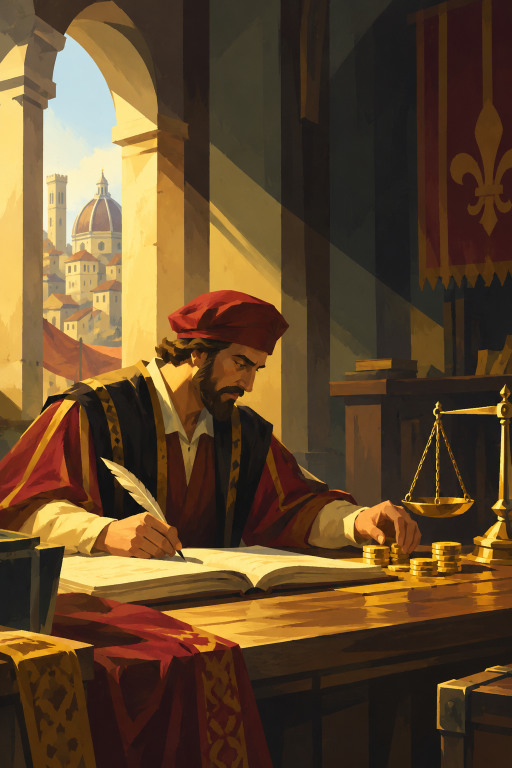
#> input picture art_sources/policy_branches/commerce/commerce_merchant_ledger_v2.png, 1024 x 1536 px, found by its file name (shown at 1/2 size)
$ python build_policy_branch.py art_sources/policy_branches/commerce/commerce_merchant_ledger_v2.png SocialPoliciesCommerce.dds
#> lines starting #> are read from the running program, lines starting #| are printed output that depends on the picture
"""Build a policy branch picture (192x292, DXT1, one mip) from a source image.
Usage: python art_sources/tools/build_policy_branch.py <source image> <game texture name>
Example: python art_sources/tools/build_policy_branch.py art_sources/policy_branches/commerce/commerce_merchant_ledger_v2.png SocialPoliciesCommerce.dds
The source is scaled to cover 192x292 and centre-cropped; the result goes to LEKMOD/Art/Lekmod (v 1)/Art/PolicyBranches/<name>.
The game finds the texture by file name, so <name> must be the base game's (see art_sources/README.md)."""
import os
import subprocess
import sys
import tempfile
from PIL import Image

ROOT = os.path.join(os.path.dirname(os.path.abspath(__file__)), '..', '..')
OUT_DIR = os.path.join(ROOT, 'LEKMOD', 'Art', 'Lekmod (v 1)', 'Art', 'PolicyBranches')
TEXCONV = os.path.join(ROOT, '..', 'texconv.exe')
W, H = 192, 292

src, name = sys.argv[1], sys.argv[2]
im = Image.open(src).convert('RGB')
#> im is the input picture: PIL image 1024x1536 RGB; mean R, G, B 98.5, 73, 43.8
s = max(W / im.width, H / im.height)
#> s = 0.19
im = im.resize((round(im.width * s), round(im.height * s)), Image.LANCZOS)
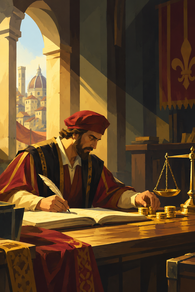
#> im: PIL image 195x292 RGB; mean R, G, B 98.5, 73, 43.8
left, top = (im.width - W) // 2, (im.height - H) // 2
#> left = 1; top = 0
tmp = tempfile.mkdtemp()
png = os.path.join(tmp, os.path.splitext(name)[0] + '.png')
im.crop((left, top, left + W, top + H)).save(png)
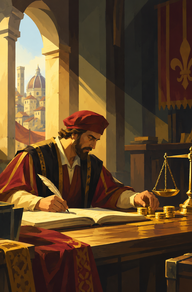
#> saved as SocialPoliciesCommerce.png: PIL image 192x292 RGB; mean R, G, B 98.6, 73.1, 43.9
subprocess.check_call([TEXCONV, '-nologo', '-y', '-f', 'BC1_UNORM', '-m', '1', '-o', OUT_DIR, png])
#> (this line was passed over: subprocess is not available in this run)
print('wrote', os.path.join(OUT_DIR, name))

$ run again, with art_sources/policy_branches/commerce/commerce_merchant_ledger_v1.png copied over art_sources/policy_branches/commerce/commerce_merchant_ledger_v2.png
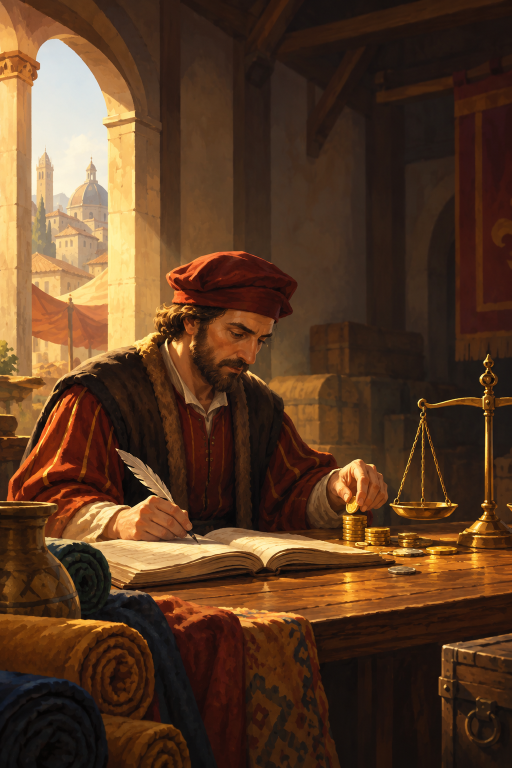
#> input picture art_sources/policy_branches/commerce/commerce_merchant_ledger_v1.png, 1024 x 1536 px, found by its file name (shown at 1/2 size)
#> im is the input picture: PIL image 1024x1536 RGB; mean R, G, B 89.4, 59.1, 36.4
#> `im = im.resize((round(im.width * s), round(im.height * s)), Image.LANC..`:
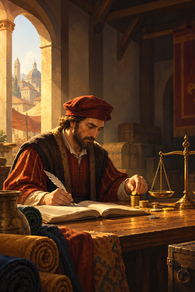
#> im: PIL image 195x292 RGB; mean R, G, B 89.4, 59.1, 36.4
#> `im.crop((left, top, left + W, top + H)).save(png)`:
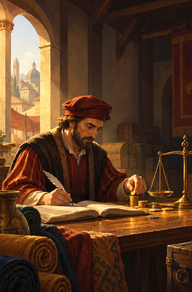
#> saved as SocialPoliciesCommerce.png: PIL image 192x292 RGB; mean R, G, B 89.4, 59.2, 36.4

$ run again, with art_sources/policy_branches/commerce/commerce_merchant_ledger_v3.png copied over art_sources/policy_branches/commerce/commerce_merchant_ledger_v2.png
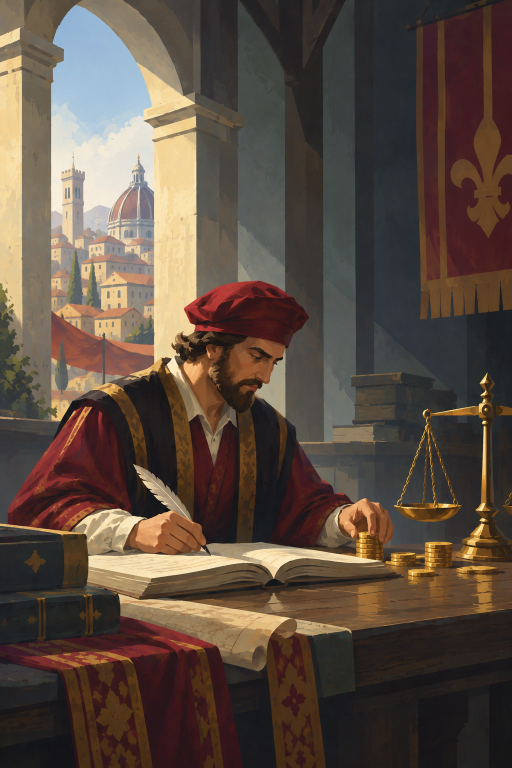
#> input picture art_sources/policy_branches/commerce/commerce_merchant_ledger_v3.png, 1024 x 1536 px, found by its file name (shown at 1/2 size)
#> im is the input picture: PIL image 1024x1536 RGB; mean R, G, B 92, 76.8, 65.8
#> `im = im.resize((round(im.width * s), round(im.height * s)), Image.LANC..`:
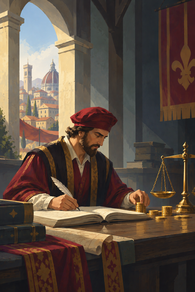
#> im: PIL image 195x292 RGB; mean R, G, B 92, 76.8, 65.8
#> `im.crop((left, top, left + W, top + H)).save(png)`:
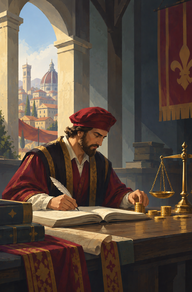
#> saved as SocialPoliciesCommerce.png: PIL image 192x292 RGB; mean R, G, B 92.3, 77.1, 66
